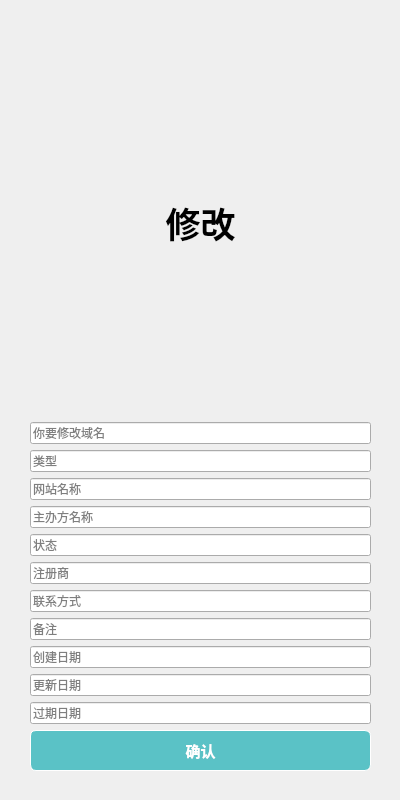
<?xml version="1.0" encoding="UTF-8"?>
<ui version="4.0">
 <class>modifydialog</class>
 <widget class="QDialog" name="modifydialog">
  <property name="geometry">
   <rect>
    <x>0</x>
    <y>0</y>
    <width>400</width>
    <height>800</height>
   </rect>
  </property>
  <property name="minimumSize">
   <size>
    <width>400</width>
    <height>800</height>
   </size>
  </property>
  <property name="maximumSize">
   <size>
    <width>400</width>
    <height>800</height>
   </size>
  </property>
  <property name="windowTitle">
   <string>Dialog</string>
  </property>
  <property name="windowIcon">
   <iconset resource="resource.qrc">
    <normaloff>:/images/modify.png</normaloff>:/images/modify.png</iconset>
  </property>
  <widget class="QWidget" name="widget" native="true">
   <property name="geometry">
    <rect>
     <x>0</x>
     <y>0</y>
     <width>401</width>
     <height>801</height>
    </rect>
   </property>
   <property name="styleSheet">
    <string notr="true">QWidget#widget
{
	background-image: url(:/images/loginbackground.jpeg);
}</string>
   </property>
   <layout class="QGridLayout" name="gridLayout">
    <item row="0" column="1">
     <layout class="QHBoxLayout" name="horizontalLayout">
      <item>
       <widget class="QWidget" name="widget_2" native="true">
        <property name="maximumSize">
         <size>
          <width>16777215</width>
          <height>16777215</height>
         </size>
        </property>
        <layout class="QVBoxLayout" name="verticalLayout_3">
         <property name="leftMargin">
          <number>30</number>
         </property>
         <property name="topMargin">
          <number>30</number>
         </property>
         <property name="rightMargin">
          <number>30</number>
         </property>
         <property name="bottomMargin">
          <number>30</number>
         </property>
         <item>
          <widget class="QLabel" name="label">
           <property name="styleSheet">
            <string notr="true">font-family: &quot;Microsoft YaHei&quot;;
font-size: 35px;
font-weight: bold;
color: black;
border: none;</string>
           </property>
           <property name="text">
            <string>修改</string>
           </property>
           <property name="alignment">
            <set>Qt::AlignCenter</set>
           </property>
          </widget>
         </item>
         <item>
          <widget class="QtMaterialAutoComplete" name="domainNameLineEdit">
           <property name="placeholderText">
            <string>你要修改域名</string>
           </property>
          </widget>
         </item>
         <item>
          <widget class="QtMaterialAutoComplete" name="domainTypeLineEdit">
           <property name="placeholderText">
            <string>类型</string>
           </property>
          </widget>
         </item>
         <item>
          <widget class="QtMaterialAutoComplete" name="webNameLineEdit">
           <property name="placeholderText">
            <string>网站名称</string>
           </property>
          </widget>
         </item>
         <item>
          <widget class="QtMaterialAutoComplete" name="sponsorNameLineEdit">
           <property name="placeholderText">
            <string>主办方名称</string>
           </property>
          </widget>
         </item>
         <item>
          <widget class="QtMaterialAutoComplete" name="statusLineEdit">
           <property name="placeholderText">
            <string>状态</string>
           </property>
          </widget>
         </item>
         <item>
          <widget class="QtMaterialAutoComplete" name="registerLineEdit">
           <property name="placeholderText">
            <string>注册商</string>
           </property>
          </widget>
         </item>
         <item>
          <widget class="QtMaterialAutoComplete" name="contactInfoLineEdit">
           <property name="placeholderText">
            <string>联系方式</string>
           </property>
          </widget>
         </item>
         <item>
          <widget class="QtMaterialAutoComplete" name="memoLineEdit">
           <property name="placeholderText">
            <string>备注</string>
           </property>
          </widget>
         </item>
         <item>
          <widget class="QtMaterialAutoComplete" name="createDateLineEdit">
           <property name="placeholderText">
            <string>创建日期</string>
           </property>
          </widget>
         </item>
         <item>
          <widget class="QtMaterialAutoComplete" name="updateDateLineEdit">
           <property name="placeholderText">
            <string>更新日期</string>
           </property>
          </widget>
         </item>
         <item>
          <widget class="QtMaterialAutoComplete" name="expirationDateLineEdit">
           <property name="placeholderText">
            <string>过期日期</string>
           </property>
          </widget>
         </item>
         <item>
          <widget class="QPushButton" name="confirmButton">
           <property name="minimumSize">
            <size>
             <width>82</width>
             <height>41</height>
            </size>
           </property>
           <property name="cursor">
            <cursorShape>PointingHandCursor</cursorShape>
           </property>
           <property name="styleSheet">
            <string notr="true">QPushButton {
	border: 0.5px solid white;
	border-radius: 6px;
	background-color: rgb(90, 194, 198);
	min-width: 80px;
	font-family: &quot;Times New Roman&quot;;
	font-size: 11pt;
	font-weight: bold;
	color: white;
}

QPushButton:hover {
	border: 0.5px solid white;
	border-radius: 6px;
	background-color: #1fab89;
	min-width: 80px;
	font-family: &quot;Times New Roman&quot;;
	font-size: 10pt;
	font-weight: bold;
	color: white;
}</string>
           </property>
           <property name="text">
            <string>确认</string>
           </property>
          </widget>
         </item>
        </layout>
       </widget>
      </item>
     </layout>
    </item>
   </layout>
  </widget>
 </widget>
 <customwidgets>
  <customwidget>
   <class>QtMaterialAutoComplete</class>
   <extends>QLineEdit</extends>
   <header location="global">qtmaterialautocomplete.h</header>
  </customwidget>
 </customwidgets>
 <resources>
  <include location="resource.qrc"/>
 </resources>
 <connections/>
</ui>
